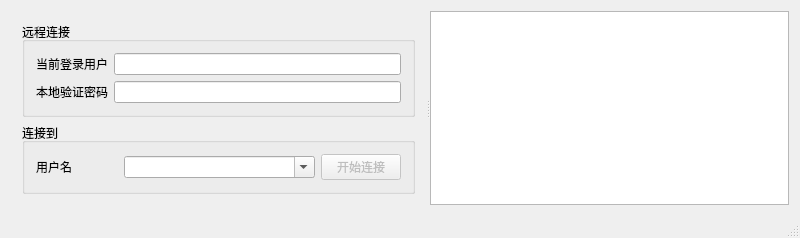
<?xml version="1.0" encoding="UTF-8"?>
<ui version="4.0">
 <class>MainDlgClass</class>
 <widget class="QMainWindow" name="MainDlgClass">
  <property name="geometry">
   <rect>
    <x>0</x>
    <y>0</y>
    <width>800</width>
    <height>232</height>
   </rect>
  </property>
  <property name="windowTitle">
   <string>NatTunnelClient</string>
  </property>
  <widget class="QWidget" name="centralWidget">
   <layout class="QVBoxLayout" name="verticalLayout_2">
    <item>
     <widget class="QSplitter" name="splitter">
      <property name="orientation">
       <enum>Qt::Horizontal</enum>
      </property>
      <widget class="QWidget" name="layoutWidget">
       <layout class="QVBoxLayout" name="verticalLayout">
        <item>
         <widget class="QGroupBox" name="groupBox">
          <property name="title">
           <string>远程连接</string>
          </property>
          <layout class="QGridLayout" name="gridLayout">
           <item row="1" column="1">
            <widget class="QLineEdit" name="editLocalPassword">
             <property name="sizePolicy">
              <sizepolicy hsizetype="Preferred" vsizetype="Fixed">
               <horstretch>0</horstretch>
               <verstretch>0</verstretch>
              </sizepolicy>
             </property>
            </widget>
           </item>
           <item row="1" column="0">
            <widget class="QLabel" name="label">
             <property name="sizePolicy">
              <sizepolicy hsizetype="Fixed" vsizetype="Preferred">
               <horstretch>0</horstretch>
               <verstretch>0</verstretch>
              </sizepolicy>
             </property>
             <property name="text">
              <string>本地验证密码</string>
             </property>
            </widget>
           </item>
           <item row="0" column="0">
            <widget class="QLabel" name="label_3">
             <property name="sizePolicy">
              <sizepolicy hsizetype="Fixed" vsizetype="Preferred">
               <horstretch>0</horstretch>
               <verstretch>0</verstretch>
              </sizepolicy>
             </property>
             <property name="text">
              <string>当前登录用户</string>
             </property>
            </widget>
           </item>
           <item row="0" column="1">
            <widget class="QLineEdit" name="editUserName">
             <property name="sizePolicy">
              <sizepolicy hsizetype="Preferred" vsizetype="Fixed">
               <horstretch>0</horstretch>
               <verstretch>0</verstretch>
              </sizepolicy>
             </property>
             <property name="autoFillBackground">
              <bool>false</bool>
             </property>
             <property name="readOnly">
              <bool>true</bool>
             </property>
            </widget>
           </item>
          </layout>
         </widget>
        </item>
        <item>
         <widget class="QGroupBox" name="groupBox_2">
          <property name="title">
           <string>连接到</string>
          </property>
          <layout class="QHBoxLayout" name="horizontalLayout_2">
           <item>
            <widget class="QLabel" name="label_2">
             <property name="sizePolicy">
              <sizepolicy hsizetype="Fixed" vsizetype="Preferred">
               <horstretch>0</horstretch>
               <verstretch>0</verstretch>
              </sizepolicy>
             </property>
             <property name="text">
              <string>用户名</string>
             </property>
            </widget>
           </item>
           <item>
            <widget class="QPushButton" name="btnQueryOnlineUser">
             <property name="sizePolicy">
              <sizepolicy hsizetype="Fixed" vsizetype="Fixed">
               <horstretch>0</horstretch>
               <verstretch>0</verstretch>
              </sizepolicy>
             </property>
             <property name="text">
              <string/>
             </property>
             <property name="iconSize">
              <size>
               <width>20</width>
               <height>20</height>
              </size>
             </property>
             <property name="flat">
              <bool>true</bool>
             </property>
            </widget>
           </item>
           <item>
            <widget class="QComboBox" name="comboBoxPeerUserName">
             <property name="sizePolicy">
              <sizepolicy hsizetype="Preferred" vsizetype="Fixed">
               <horstretch>0</horstretch>
               <verstretch>0</verstretch>
              </sizepolicy>
             </property>
             <property name="editable">
              <bool>true</bool>
             </property>
            </widget>
           </item>
           <item>
            <widget class="QPushButton" name="btnTunnel">
             <property name="enabled">
              <bool>false</bool>
             </property>
             <property name="sizePolicy">
              <sizepolicy hsizetype="Fixed" vsizetype="Fixed">
               <horstretch>0</horstretch>
               <verstretch>0</verstretch>
              </sizepolicy>
             </property>
             <property name="text">
              <string>开始连接</string>
             </property>
            </widget>
           </item>
          </layout>
         </widget>
        </item>
       </layout>
      </widget>
      <widget class="QTableView" name="tableView">
       <property name="sizePolicy">
        <sizepolicy hsizetype="Expanding" vsizetype="Expanding">
         <horstretch>0</horstretch>
         <verstretch>0</verstretch>
        </sizepolicy>
       </property>
       <property name="editTriggers">
        <set>QAbstractItemView::NoEditTriggers</set>
       </property>
       <property name="sortingEnabled">
        <bool>true</bool>
       </property>
      </widget>
     </widget>
    </item>
   </layout>
  </widget>
  <widget class="QStatusBar" name="statusBar"/>
  <widget class="QMenuBar" name="menuBar">
   <property name="geometry">
    <rect>
     <x>0</x>
     <y>0</y>
     <width>800</width>
     <height>26</height>
    </rect>
   </property>
  </widget>
 </widget>
 <layoutdefault spacing="6" margin="11"/>
 <resources/>
 <connections/>
</ui>
